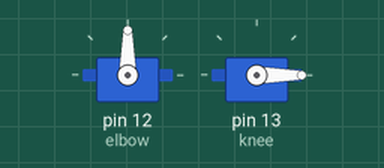
The sketch below on a simulated Arduino Uno, built with avr-gcc and run on an emulated ATmega328P. Shown: 2 × servo.

Above: at 0.05 s.
At 2.05 s:
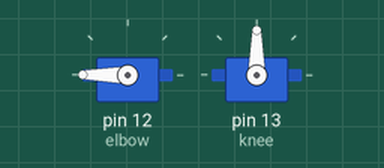
At 2.65 s:
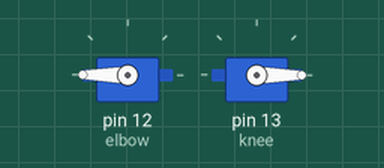
At 3.25 s:
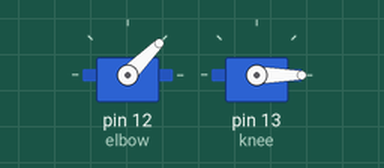
Timing chart, 0 to 7.5 s (numbered marks = the images above):
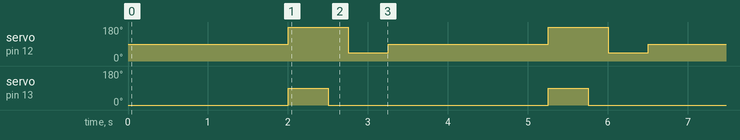

The sketch:

single_leg.ino
```cpp
#include <Servo.h>
Servo elbow;
Servo knee;

void setup() {
  elbow.attach(12);
  knee.attach(13);
}

void loop() {
  elbow.write(90);
  knee.write(0);
  delay(2000);
  elbow.write(180);
  knee.write(90);
  delay(500);
  knee.write(0);
  delay(250);
  elbow.write(45);
  delay(500);
}
```

Measured:
- by itself, servo on pin 12 (elbow): repeats every 3.3 s: 45° 0.50 s, 90° 2.0 s, 180° 0.75 s
- by itself, servo on pin 13 (knee): alternates 90° for 0.50 s and 0° for 2.8 s
